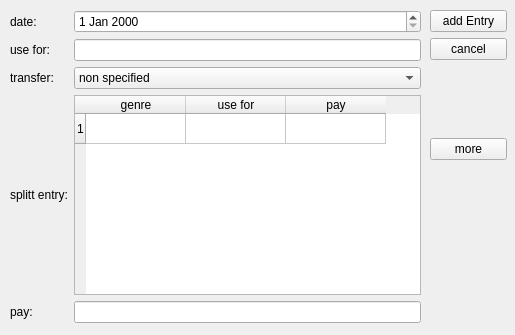
<ui version="4.0" >
 <class>AddEntry</class>
 <widget class="QWidget" name="AddEntry" >
  <property name="geometry" >
   <rect>
    <x>0</x>
    <y>0</y>
    <width>515</width>
    <height>335</height>
   </rect>
  </property>
  <property name="windowTitle" >
   <string>add Entry</string>
  </property>
  <widget class="QWidget" name="" >
   <property name="geometry" >
    <rect>
     <x>10</x>
     <y>10</y>
     <width>411</width>
     <height>313</height>
    </rect>
   </property>
   <layout class="QGridLayout" >
    <item row="0" column="0" >
     <widget class="QLabel" name="labelDate" >
      <property name="text" >
       <string>date:</string>
      </property>
     </widget>
    </item>
    <item row="0" column="1" >
     <widget class="QDateEdit" name="date" />
    </item>
    <item row="1" column="0" >
     <widget class="QLabel" name="labelUse" >
      <property name="text" >
       <string>use for:</string>
      </property>
     </widget>
    </item>
    <item row="1" column="1" >
     <widget class="QLineEdit" name="lineUse" />
    </item>
    <item row="2" column="0" >
     <widget class="QLabel" name="labelTransfer" >
      <property name="text" >
       <string>transfer:</string>
      </property>
     </widget>
    </item>
    <item row="2" column="1" >
     <widget class="QComboBox" name="comboTransfer" >
      <item>
       <property name="text" >
        <string>non specified</string>
       </property>
      </item>
      <item>
       <property name="text" >
        <string>cash</string>
       </property>
      </item>
      <item>
       <property name="text" >
        <string>cheque</string>
       </property>
      </item>
     </widget>
    </item>
    <item row="3" column="0" >
     <widget class="QLabel" name="labelSplitt" >
      <property name="text" >
       <string>splitt entry:</string>
      </property>
     </widget>
    </item>
    <item row="3" column="1" >
     <widget class="QTableWidget" name="tableSplitt" >
      <property name="rowCount" >
       <number>1</number>
      </property>
      <property name="columnCount" >
       <number>3</number>
      </property>
      <row/>
      <column>
       <property name="text" >
        <string>genre</string>
       </property>
      </column>
      <column>
       <property name="text" >
        <string>use for</string>
       </property>
      </column>
      <column>
       <property name="text" >
        <string>pay</string>
       </property>
      </column>
     </widget>
    </item>
    <item row="4" column="0" >
     <widget class="QLabel" name="labelPay" >
      <property name="text" >
       <string>pay:</string>
      </property>
     </widget>
    </item>
    <item row="4" column="1" >
     <widget class="QLineEdit" name="linePay" >
      <property name="alignment" >
       <set>Qt::AlignRight|Qt::AlignTrailing|Qt::AlignVCenter</set>
      </property>
      <property name="readOnly" >
       <bool>true</bool>
      </property>
     </widget>
    </item>
   </layout>
  </widget>
  <widget class="QWidget" name="" >
   <property name="geometry" >
    <rect>
     <x>430</x>
     <y>10</y>
     <width>77</width>
     <height>150</height>
    </rect>
   </property>
   <layout class="QVBoxLayout" >
    <item>
     <widget class="QPushButton" name="pushAdd" >
      <property name="text" >
       <string>add Entry</string>
      </property>
     </widget>
    </item>
    <item>
     <widget class="QPushButton" name="pushCancel" >
      <property name="text" >
       <string>cancel</string>
      </property>
     </widget>
    </item>
    <item>
     <spacer>
      <property name="orientation" >
       <enum>Qt::Vertical</enum>
      </property>
      <property name="sizeHint" >
       <size>
        <width>20</width>
        <height>40</height>
       </size>
      </property>
     </spacer>
    </item>
    <item>
     <widget class="QPushButton" name="pushMore" >
      <property name="text" >
       <string>more</string>
      </property>
     </widget>
    </item>
   </layout>
  </widget>
 </widget>
 <resources/>
 <connections>
  <connection>
   <sender>pushCancel</sender>
   <signal>clicked()</signal>
   <receiver>AddEntry</receiver>
   <slot>close()</slot>
   <hints>
    <hint type="sourcelabel" >
     <x>468</x>
     <y>60</y>
    </hint>
    <hint type="destinationlabel" >
     <x>257</x>
     <y>167</y>
    </hint>
   </hints>
  </connection>
 </connections>
</ui>
